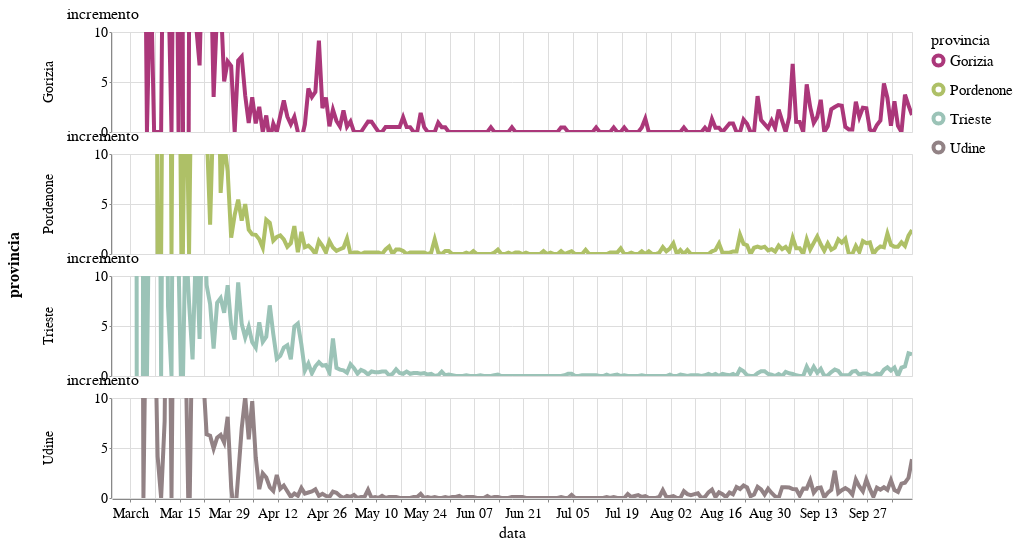

This figure's notebook cell:
### Code cell
c.encode(y = alt.Y(f'incremento:Q', scale=alt.Scale(domain=(0, 10))), row='provincia').properties(
    width=800,
    height=100
)

### Figure 1 — Vega-Lite specification as saved in the notebook (floating-point values rounded to 4 significant figures; data arrays with more than 128 entries replaced by an {"elided": "..."} marker saying what was removed)
{"config": {"view": {"width": 600, "height": 400}, "background": "#ffffff", "title": {"anchor": "start", "font": "Source Sans Pro, Arial, sans", "fontColor": "#000000", "fontSize": 24, "fontWeight": "bold"}, "arc": {"fill": "#005DA9"}, "area": {"fill": "#005DA9"}, "line": {"stroke": "#005DA9", "strokeWidth": 4}, "path": {"stroke": "#005DA9"}, "rect": {"fill": "#005DA9"}, "shape": {"stroke": "#005DA9"}, "bar": {"fill": "#005DA9"}, "point": {"stroke": "#005DA9"}, "symbol": {"fill": "#005DA9", "size": 60}, "axis": {"titleFont": "Source Sans Pro, sans", "titleFontSize": 16, "titleFontWeight": "normal", "labelFont": "Source Sans Pro, sans", "labelFontSize": 14, "labelFontWeight": "normal"}, "axisX": {"labelAngle": 0, "labelPadding": 4, "tickSize": 3}, "axisY": {"labelBaseline": "middle", "maxExtent": 45, "minExtent": 45, "tickSize": 2, "titleAlign": "left", "titleAngle": 0, "titleX": -45, "titleY": -11}, "headerFacet": {"titleFontSize": 16, "labelFontSize": 14}, "headerRow": {"titleFontSize": 16, "labelFontSize": 14}, "headerColumn": {"titleFontSize": 16, "labelFontSize": 14}, "legend": {"titleFont": "Source Sans Pro, sans", "titleFontSize": 16, "titleFontWeight": "normal", "symbolType": "circle", "labelFont": "Source Sans Pro, sans", "labelFontSize": 15}, "range": {"category": ["#AB377A", "#AEC067", "#9BC3B7", "#928285", "#F07F3C", "#FFE054", "#E30034", "#005DA9", "#644F54", "#5EA290", "#769F3B", "#812161", "#E36319", "#F5C631"]}}, "data": {"name": "data-a8870962fd3b13af6087699193fc81a6"}, "mark": "line", "encoding": {"color": {"type": "nominal", "field": "provincia"}, "row": {"type": "nominal", "field": "provincia"}, "tooltip": [{"type": "temporal", "field": "data"}, {"type": "nominal", "field": "provincia"}, {"type": "quantitative", "field": "totale_casi"}, {"type": "quantitative", "field": "nuovi_positivi"}, {"type": "quantitative", "field": "incremento"}], "x": {"type": "temporal", "field": "data"}, "y": {"type": "quantitative", "field": "incremento", "scale": {"domain": [0, 10]}}}, "height": 100, "selection": {"selector002": {"type": "interval", "bind": "scales", "encodings": ["x", "y"]}}, "width": 800, "$schema": "https://vega.github.io/schema/vega-lite/v4.8.1.json", "datasets": {"data-a8870962fd3b13af6087699193fc81a6": {"elided": "916 records"}}}
